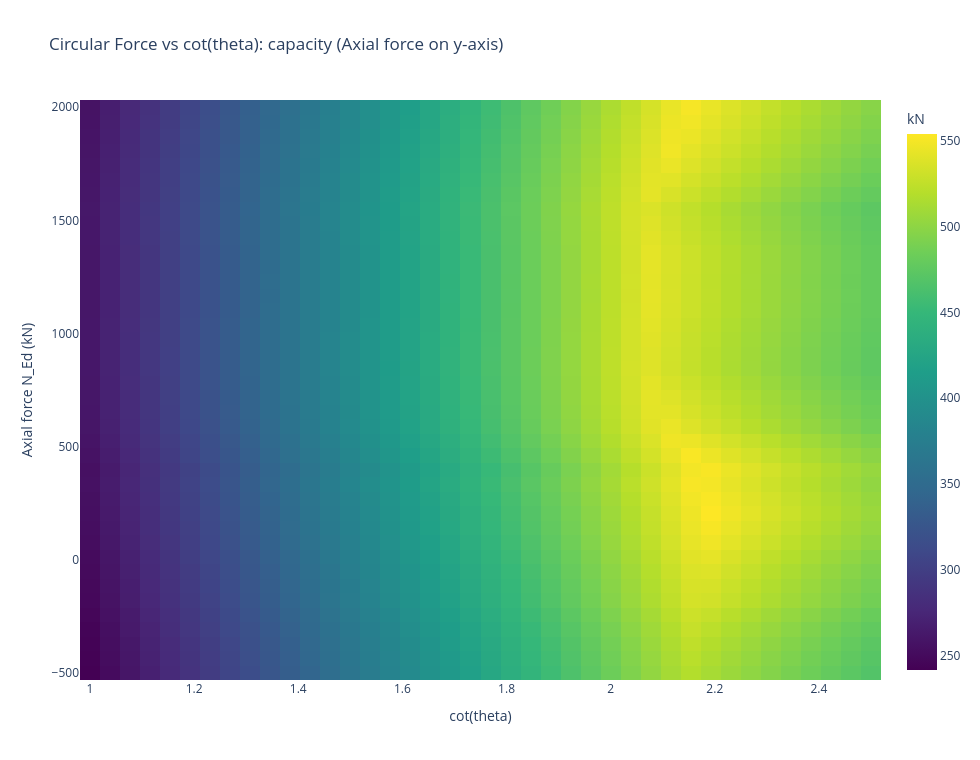

This figure's notebook cell:
### Markdown cell above
### 6.1 Other Metrics

### Code cell
fig_cap = viewer.plot_force_cot_theta_contour(
    load_case=load_case,
    n_axial=40,
    n_cot=40,
    metric="capacity",
    show=False,
)
fig_cap

### Figure 1 — Plotly figure (JSON) as saved in the notebook; plotly's stock layout.template omitted (floating-point values rounded to 4 significant figures; data arrays with more than 128 entries replaced by an {"elided": "..."} marker saying what was removed)
{"data": [{"colorbar": {"title": {"text": "kN"}}, "colorscale": [[0, "#440154"], [0.1111, "#482878"], [0.2222, "#3e4989"], [0.3333, "#31688e"], [0.4444, "#26828e"], [0.5556, "#1f9e89"], [0.6667, "#35b779"], [0.7778, "#6ece58"], [0.8889, "#b5de2b"], [1, "#fde725"]], "hovertemplate": "cot(theta): %{x:.3f}<br>N_Ed: %{y:.1f} kN<br>capacity: %{z:.3f}<extra></extra>", "name": "capacity", "type": "heatmap", "x": [1.0, 1.038, 1.077, 1.115, 1.154, 1.192, 1.231, 1.269, 1.308, 1.346, 1.385, 1.423, 1.462, 1.5, 1.538, 1.577, 1.615, 1.654, 1.692, 1.731, 1.769, 1.808, 1.846, 1.885, 1.923, 1.962, 2.0, 2.038, 2.077, 2.115, 2.154, 2.192, 2.231, 2.269, 2.308, 2.346, 2.385, 2.423, 2.462, 2.5], "y": [-500.0, -435.9, -371.8, -307.7, -243.6, -179.5, -115.4, -51.28, 12.82, 76.92, 141.0, 205.1, 269.2, 333.3, 397.4, 461.5, 525.6, 589.7, 653.8, 717.9, 782.1, 846.2, 910.3, 974.4, 1038.0, 1103.0, 1167.0, 1231.0, 1295.0, 1359.0, 1423.0, 1487.0, 1551.0, 1615.0, 1679.0, 1744.0, 1808.0, 1872.0, 1936.0, 2000.0], "z": {"elided": "40x40 float values"}}], "layout": {"height": 760, "title": {"text": "Circular Force vs cot(theta): capacity (Axial force on y-axis)"}, "width": 980, "xaxis": {"title": {"text": "cot(theta)"}}, "yaxis": {"title": {"text": "Axial force N_Ed (kN)"}}}}
